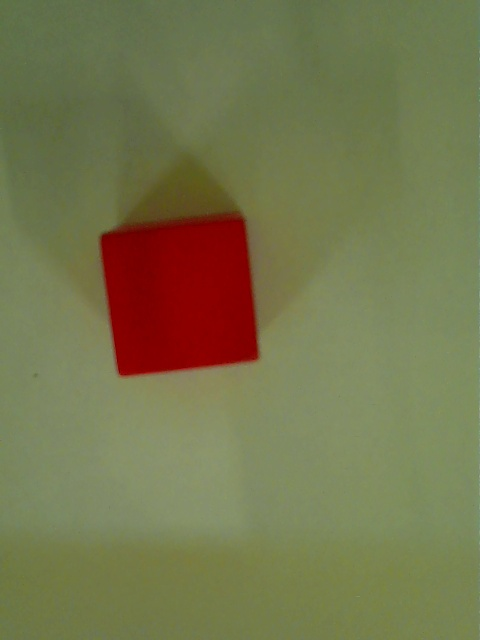
#> input picture img.jpg, 480 x 640 px, given in place of the camera
$ python color_find.py
#> lines starting #> are read from the running program, lines starting #| are printed output that depends on the picture; after the words box and inside, x2 and y2 are one past the last pixel; in counts of white or black regions, pixels touching at a corner belong together
#encoding: UTF-8
#!/usr/bin/env python2
import cv2
import numpy as np
import math

'''HSV中的颜色空间
https://blog.csdn.net/wsp_1138886114/article/details/80660014
'''
color_dist = {'red': {'Lower': np.array([170, 120, 120]), 'Upper': np.array([180, 255, 255])},
              # 'blue': {'Lower': np.array([100, 80, 46]), 'Upper': np.array([124, 255, 255])},
              # 'blue':{'Lower': np.array([100,43,46]),'Upper': np.array([124,255,255])},
              'blue':{'Lower': np.array([90,43,46]),'Upper': np.array([110,255,255])},
              'green': {'Lower': np.array([35, 43, 35]), 'Upper': np.array([90, 255, 255])},
              'yellow': {"Lower": np.array([22, 93, 0]), "Upper": np.array([45, 255, 255])},
              # 'orange': {"Lower": np.array([0, 100, 45]), "Upper":np.array([255, 250, 255])},
              'purple': {"Lower": np.array([123, 43, 46]), "Upper":np.array([138, 255, 255])},
              }

cap = cv2.VideoCapture(2)
# cap = cv2.VideoCapture("src/test_1_2.mp4")
cap.set(3,420)
cap.set(4,360)

cv2.namedWindow('camera', cv2.WINDOW_AUTOSIZE)
# 内核
kernel = np.ones((5, 5), np.uint8)

while cap.isOpened():
    ret, frame = cap.read()
#> frame is the input picture: shape (640, 480, 3); mean B, G, R 77.4, 117.6, 117.6
    if ret:
        if frame is not None:

            gs_frame = cv2.GaussianBlur(frame, (5, 5), 0)# 高斯模糊
            hsv = cv2.cvtColor(gs_frame, cv2.COLOR_BGR2HSV)                 # 转化成HSV图像
#> hsv: shape (640, 480, 3); mean H, S, V 34.4, 100.2, 127
            erode_hsv = cv2.erode(hsv, None, iterations=2)                   # 腐蚀 作用是粗的变细
#> erode_hsv: shape (640, 480, 3); mean H, S, V 33.5, 95.2, 125.9
            for _color in color_dist:
                _font_x_pos = 0
                _font_y_pos = 0
                ## 颜色阈值识别
                inRange_hsv = cv2.inRange(erode_hsv, color_dist[_color]['Lower'], color_dist[_color]['Upper'])
                # 膨胀操作
                dilation = cv2.dilate(inRange_hsv, kernel, iterations=1)
                # 闭操作
                closing = cv2.morphologyEx(dilation, cv2.MORPH_CLOSE, kernel)
                # 边缘检测
                edges = cv2.Canny(closing, 10, 20)
                # 检测物体边框
                cnts, _ = cv2.findContours(edges, cv2.RETR_EXTERNAL, cv2.CHAIN_APPROX_NONE)

                # 判断轮廓数量也就是判断是否寻找到轮廓，如果没有找到轮廓就不继续进行操作
                if len(cnts) > 0:
                    for cnt in cnts:
                        if cv2.contourArea(cnt) >1500:
                            peri = cv2.arcLength(cnt,True)
                            #print(peri)
                            # 用于获得轮廓的近似值，使用cv2.drawCountors进行画图操作 ，
                            # 参数说明：cnt为输入的轮廓值， epsilon为阈值T，通常使用轮廓的周长作为阈值，True表示的是轮廓是闭合的
                            '''
                            cv2.approxPolyDP
                            @:param
                                cnt:
                                epsilon :算法参数
                                True：表示是否闭合
                            '''
                            approx = cv2.approxPolyDP(cnt,0.02*peri,True)
                            # print(len(approx))
                            # 提取拐点
                            '''
                            返回列表元素，列表中的元素代表一个边沿信息。
                            '''
                            objCor = len(approx)

                            if objCor ==3:
                                '''https://blog.51cto.com/hiszm/5201991'''
                                objectType = "Triangle"
                                mm = cv2.moments(cnt)
                                cx = int(mm['m10']/mm['m00'])
                                cy = int(mm['m01']/mm['m00'])
                                _font_x_pos = cx
                                _font_y_pos = cy
                                cv2.circle(frame,(cx,cy),3,(0,0,255),-1)
                                cv2.drawContours(frame, [cnt], 0, (0, 0, 255), 3)
                                print("三角形的坐标={cx,cy}")


                            # 检测出是矩形
                            elif objCor == 4:
                                # 可旋转矩形，即最小的外包矩形
                                rect= cv2.minAreaRect(cnt)
                                '''
                                @:param
                                函数 cv2.minAreaRect() 返回一个Box2D结构 rect：（最小外接矩形的中心（x，y），（宽度，高度），旋转角度）。
                                分别对应于返回值：(rect[0][0],  rect[0][1]),  (rect[1][0],  rect[1][1]),  rect[2]
                                '''
                                # 中心点坐标
                                pos_x = int(rect[0][0])
                                pos_y = int(rect[0][1])
                                #print("position",pos_x,pos_y)
                                # 旋转角度
                                theta = np.round(cv2.minAreaRect(cnt)[2],2)
                                box = cv2.boxPoints(rect)
                                box = np.int0(box)
                                print("物体的坐标为{(pos_x,pos_y)},旋转角度为{theta}")
                                # 判断长方形还是正方形
                                _font_x_pos = box[0][0]
                                _font_y_pos = box[0][1]
                                _W = math.sqrt(math.pow((box[0][0] - box[1][0]), 2) + math.pow((box[0][1] - box[1][1]), 2))
                                _H = math.sqrt(math.pow((box[0][0] - box[3][0]), 2) + math.pow((box[0][1] - box[3][1]), 2))
                                # 长宽比
                                aspRatio = _W/float(_H)
                                if aspRatio >0.98 and aspRatio <1.03:

                                    objectType= "Square"#正方形
                                else:
                                    objectType="Rectangle"#长方形
                                _pos = (pos_x,pos_y)
                                cv2.circle(frame,_pos,1,(0,0,255),2)#绘制中心点
                                #cv2.putText(frame, 'teheta = ' + str(theta), (int(_font_x_pos),int(_font_y_pos+20)), cv2.FONT_HERSHEY_COMPLEX_SMALL,0.8, (0, 255, 0) )
                                cv2.drawContours(frame,[box],0,(0,0,255),2)
                                # 圆形
                            elif objCor>4:
                                objectType= "Circles"
                                '''
                                void minEnclosingCircle(InputArray points, Point2f& center, float& radius)
                                @:param
                                    points：输入信息，可以为包含点的容器(vector)或是Mat。
                                    center：包覆圆形的圆心。
                                    radius：包覆圆形的半径。
                                '''
                                (x,y),radius = cv2.minEnclosingCircle(cnt)
                                center = (int(x),int(y))
                                radius = int(radius)
                                _font_x_pos = center[0]
                                _font_y_pos = center[1]
                                print("物体的圆心为{(_font_x_pos, _font_y_pos)},半径为{radius}")
                                cv2.circle(frame,center,1,(255,0,0),2)#绘制中心点
                                cv2.circle(frame,center,radius,(255,0,0),2)

                            else:
                                objectType="None"
                            # objectType 物体形状
                            print("颜色类别：",_color)
                            cv2.putText(frame, str(_color + objectType), (int(_font_x_pos),int(_font_y_pos)), cv2.FONT_HERSHEY_COMPLEX_SMALL,1, (0, 255, 0) )
#> this loop made 5 passes
#> pass 3, `inRange_hsv = cv2.inRange(erode_hsv, color_dist[_color]['Lower'], colo..`:
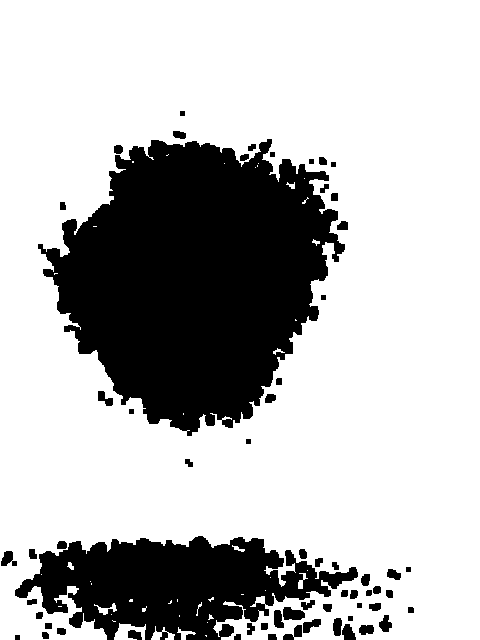
#> inRange_hsv: shape (640, 480); 72.9% white; 61 black regions, largest, box (x1, y1, x2, y2) and area: (38, 139, 345, 436) 58379, (15, 536, 358, 640) 20785, (283, 607, 305, 620) 223
#> pass 3, `dilation = cv2.dilate(inRange_hsv, kernel, iterations=1)`:
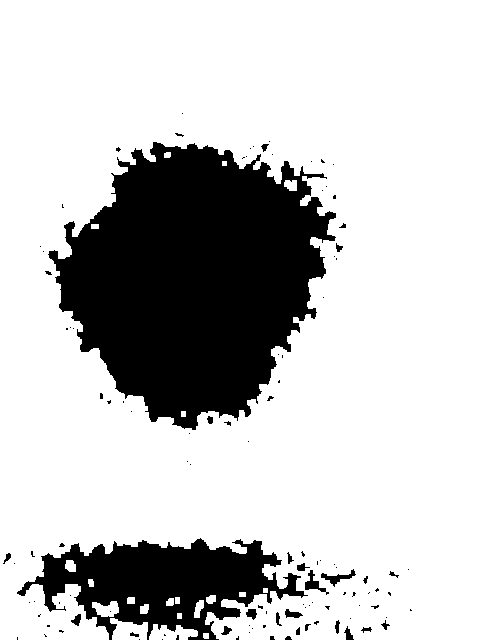
#> dilation: shape (640, 480); 77.1% white; 111 black regions (85 under 20 px), largest, box (x1, y1, x2, y2) and area: (48, 142, 336, 430) 53472, (17, 538, 308, 640) 15122, (321, 569, 356, 587) 196
#> pass 3, `closing = cv2.morphologyEx(dilation, cv2.MORPH_CLOSE, kernel)`:
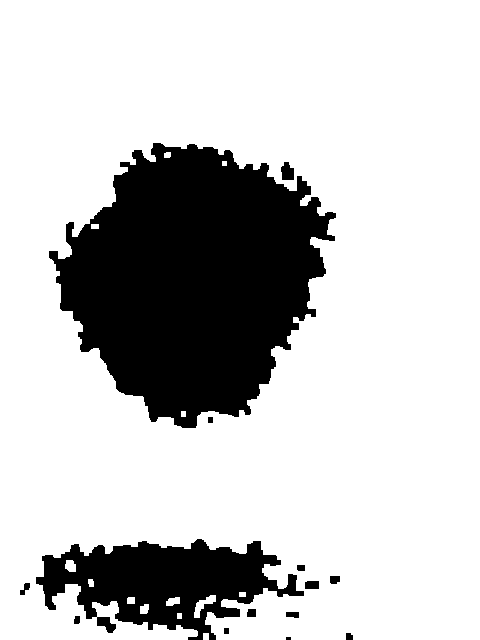
#> closing: shape (640, 480); 77.8% white; 14 black regions (1 under 20 px), largest, box (x1, y1, x2, y2) and area: (49, 143, 336, 428) 52898, (36, 539, 304, 640) 14607, (281, 162, 294, 180) 186
#> after the loop:
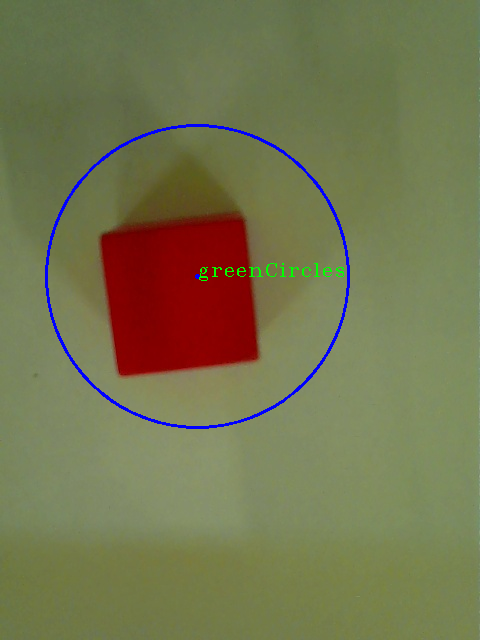
#> frame: shape (640, 480, 3); 1.08% of pixels changed, all inside (x1, y1, x2, y2) = (45, 124, 350, 429)

            cv2.imshow('camera', frame)
            # 存储识别结果视频
            # out.write(frame)

            cv2.waitKey(1)
            if cv2.waitKey(10) & 0xFF == 27:
#> (key Esc is pressed here)
                break
        else:
            print("无画面")
            break
    else:
        print("无法读取摄像头！")
        break

cap.release()
# out.release()
cv2.waitKey(0)
cv2.destroyAllWindows()
